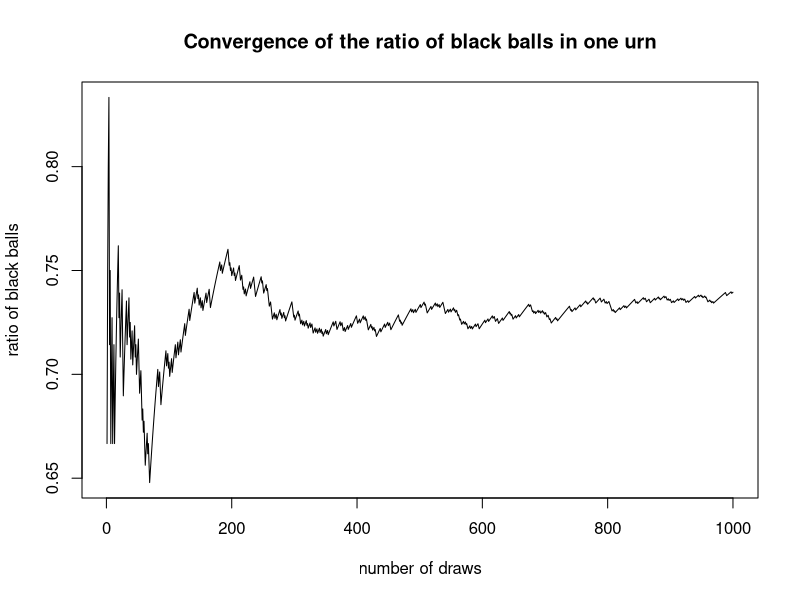

R code for this plot: (Note: this script raises an error after producing the figure.)
# Based on the Polya urn model, this program will create 
# 1. a plot showing how the observed ratio of black balls in one Polya urn changes over 
# 1000 draws(steps) with given initial numbers of black balls(a) and red balls(b). 
# 
# 2. a plot that compares the observed ratios of black balls in 10000 urns after 
# 1000 draws(steps) with given initial conditions (a, b), compared to the density function of 
# the Beta(a,b) distribution. (a: the initial number of black balls; b: the initial number of red balls)

# First, download required packages and declare variables to store data from the simulations

library(ggplot2)
draws <- 1000 # number of steps to sample in one trial
ratio_single <- matrix(0, draws, 2) #create a matrix to record the ratio of black balls in the urn over each draw

# The polya_urn_single function will create a plot of the changing ratio of black balls in one Polya urn over 
# 1000 draws(steps) with given initial numbers of black balls(a) and red balls(b). 
# We can see that after a certain number of draws, the ratio converges to a limit. 
# The limit itself is random although the parameters stay unchanged.
# In the polya_urn_multi function, we show that after a large number of trials, the proportion of black balls in the urn 
# converges in distribution to the Beta distribution with parameters(a, b). Hence, we can
# say the limit generated by one Polya urn is a simulation/sample from the corresponding Beta(a,b).
polya_urn_single <- function(a, b) {
  black_curr <- a #current number of black balls
  red_curr <- b #current number of red balls
  for (n in 1:draws){
    # the prob of drawing a black ball is (current # of black balls)/(initial # of black+red balls + current # of steps)
    # the prob of drawing a red ball is (current # of red balls)/(initial # of black+red balls + current # of steps)
    # Given those probabilities, sample a ball from the urn, 
    # here we use 1 to represent a balck ball and 0 to represent a red ball
    drawn<-sample(c(1,0), size=1, prob=c(black_curr, red_curr)/(a + b + n))
    if (drawn == 1) {
      black_curr <- black_curr + 1
    } else {
      red_curr <- red_curr + 1
    }
    ratio_single[n, 1] <- n
    ratio_single[n, 2] <- black_curr/(a + b + n)
  }
  plot(ratio_single, main = "Convergence of the ratio of black balls in one urn", 
       xlab = "number of draws", ylab = "ratio of black balls", type = "l")
}
polya_urn_single(1, 1)

# Given initial numbers of black and red balls, the polya_urn_multi function will show a histogram of observed 
# ratios of black balls after 1000 draws in 10000 urns. It also compares the overall distribution of bins to the density function of 
# the corresponding Beta(a,b) distribution. (a: the initial number of black balls; b: the initial number of red balls)
# The output plot visualizes how the ratio in distribution converges to the corresponding Beta distribution with same parameters
# after a huge number of trials

trials <- 10000 # number of trials(more trials make the graph clearer)
ratio_multi <- matrix(0, trials,1) #create a vector to record the ratio of black balls in each trial
# Parameters of the function
# a: initial number of black balls
# b: initial number of red balls
polya_urn_multi <- function(a, b) {
  for (i in 1:trials){
    black_curr <- a #current number of black balls
    red_curr <- b #current number of red balls
    for (n in 1:draws){
      # the prob of drawing a black ball is (current # of black balls)/(initial # of black+red balls + current # of steps)
      # the prob of drawing a red ball is (current # of red balls)/(initial # of black+red balls + current # of steps)
      # Given those probabilities, sample a ball from the urn, 
      # here we use 1 to represent a balck ball and 0 to represent a red ball
      drawn<-sample(c(1,0), size=1, prob=c(black_curr, red_curr)/(a + b + n))
      if (drawn == 1) {
        black_curr <- black_curr + 1
      } else {
        red_curr <- red_curr + 1
      }
    }
    # in the ith trial, add the ratio of black balls in the urn after n steps
    ratio[i]<-black_curr/(a +b + n)
  }
  # the proportion of black balls in the urn converges in distribution 
  # to the Beta distribution with parameters the same as initial # of red balls
  # and initial # of black balls when n grows.
  # As shown by the graph
  sort_ratio <- sort(ratio)
  beta_pdf <- dbeta(sort_ratio, a, b)
  df <- data.frame(ratio,beta_pdf)
  beta_para <- paste("BETA(",a,",",b,")")
  num_bins <- 20
  urn_plot <- ggplot(df, aes(ratio)) +                  
       geom_histogram(aes(x = ratio), fill="lightblue", bins = num_bins, boundary=0, color = "white") + 
       scale_x_continuous(breaks = seq(0, 1, by=0.2), limits=c(0,1)) +
       labs(title = beta_para,
         x = "Ratio of Black Balls in the Urn",
         y = "") + 
       theme_bw(base_size = 16) +
       theme(plot.title = element_text(hjust = 0.5, face = "bold"), 
             axis.text.y = element_blank(), 
             plot.margin = unit(c(1, 1, 1, 2), "cm")) + 
       geom_line(aes(x = sort_ratio, y= (trials/num_bins) * beta_pdf), colour="red")
  print(urn_plot)
}


# Simulate the Polya's urn with _ black ball and _ red ball at the beginning(you can fill the parameters 
# with different sets of numbers) Repeat the experiment for 10000 times.
# Since the the number of iterations is huge, the function takes a while to give the output.
polya_urn_multi(1,1)
